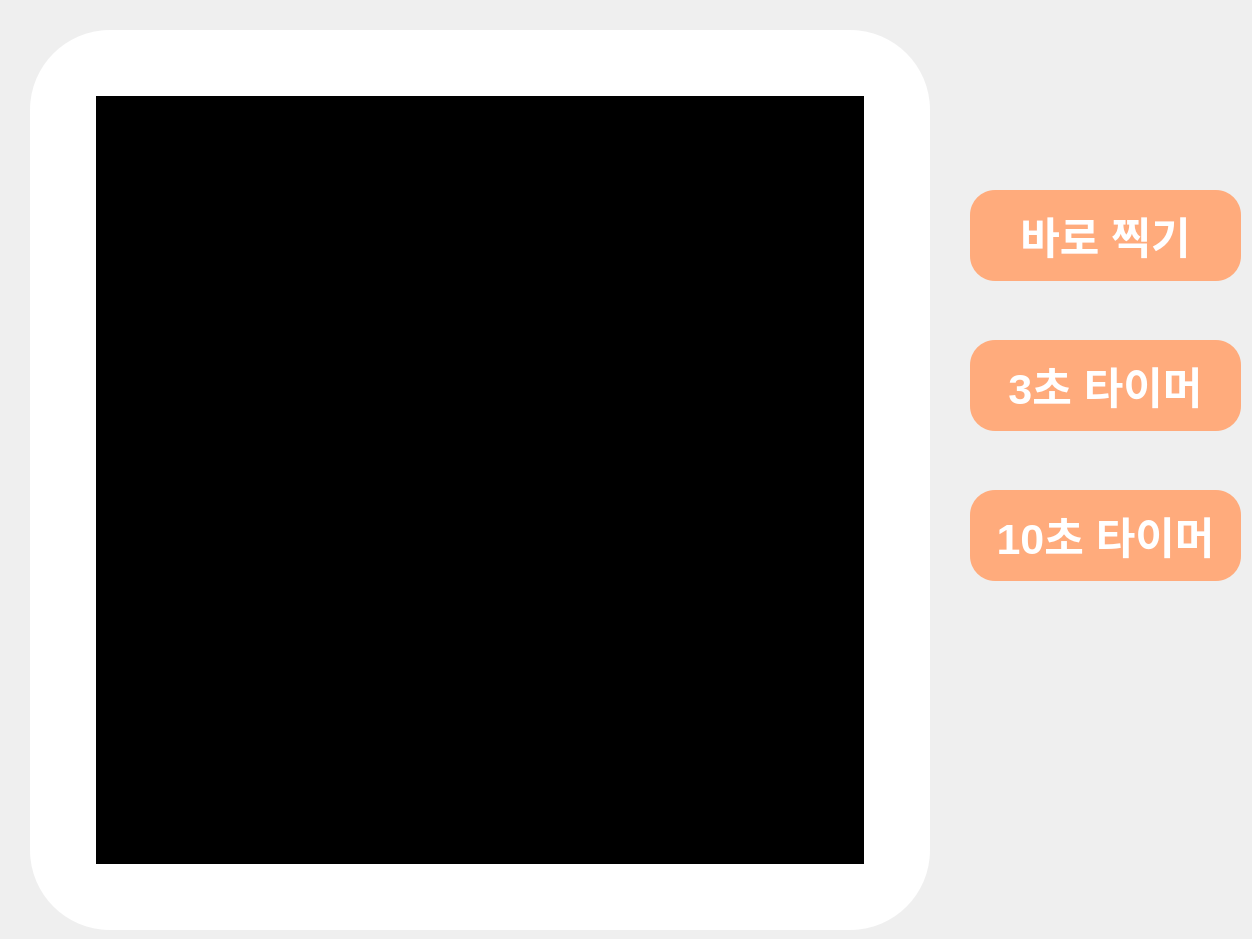
     <widget class="QWidget" name="photo_page">
      <widget class="QPushButton" name="photo_prev_button">
       <property name="geometry">
        <rect>
         <x>970</x>
         <y>650</y>
         <width>123</width>
         <height>107</height>
        </rect>
       </property>
       <property name="text">
        <string/>
       </property>
       <property name="flat">
        <bool>true</bool>
       </property>
      </widget>
      <widget class="QPushButton" name="photo_home_button">
       <property name="geometry">
        <rect>
         <x>1120</x>
         <y>650</y>
         <width>123</width>
         <height>107</height>
        </rect>
       </property>
       <property name="text">
        <string/>
       </property>
       <property name="flat">
        <bool>true</bool>
       </property>
      </widget>
      <widget class="QWidget" name="photo_widget" native="true">
       <property name="geometry">
        <rect>
         <x>30</x>
         <y>30</y>
         <width>900</width>
         <height>900</height>
        </rect>
       </property>
       <property name="styleSheet">
        <string notr="true">background: #FFFFFF;border-radius:80;</string>
       </property>
       <widget class="QLabel" name="photo_viewfinder">
        <property name="geometry">
         <rect>
          <x>66</x>
          <y>66</y>
          <width>768</width>
          <height>768</height>
         </rect>
        </property>
        <property name="styleSheet">
         <string notr="true">background:black; border-radius:0;</string>
        </property>
        <property name="text">
         <string/>
        </property>
        <property name="alignment">
         <set>Qt::AlignCenter</set>
        </property>
       </widget>
      </widget>
      <widget class="QPushButton" name="photo_take_button">
       <property name="geometry">
        <rect>
         <x>970</x>
         <y>190</y>
         <width>271</width>
         <height>91</height>
        </rect>
       </property>
       <property name="font">
        <font>
         <pointsize>32</pointsize>
         <bold>true</bold>
        </font>
       </property>
       <property name="styleSheet">
        <string notr="true">background: #FFAB7C;border-radius:25px; color: #FFFFFF;</string>
       </property>
       <property name="text">
        <string>바로 찍기</string>
       </property>
      </widget>
      <widget class="QPushButton" name="photo_take_button_2">
       <property name="geometry">
        <rect>
         <x>970</x>
         <y>340</y>
         <width>271</width>
         <height>91</height>
        </rect>
       </property>
       <property name="font">
        <font>
         <pointsize>32</pointsize>
         <bold>true</bold>
        </font>
       </property>
       <property name="styleSheet">
        <string notr="true">background: #FFAB7C;border-radius:25px; color: #FFFFFF;</string>
       </property>
       <property name="text">
        <string>3초 타이머</string>
       </property>
      </widget>
      <widget class="QPushButton" name="photo_take_button_3">
       <property name="geometry">
        <rect>
         <x>970</x>
         <y>490</y>
         <width>271</width>
         <height>91</height>
        </rect>
       </property>
       <property name="font">
        <font>
         <pointsize>32</pointsize>
         <bold>true</bold>
        </font>
       </property>
       <property name="styleSheet">
        <string notr="true">background: #FFAB7C;border-radius:25px; color: #FFFFFF;</string>
       </property>
       <property name="text">
        <string>10초 타이머</string>
       </property>
      </widget>
     </widget>
